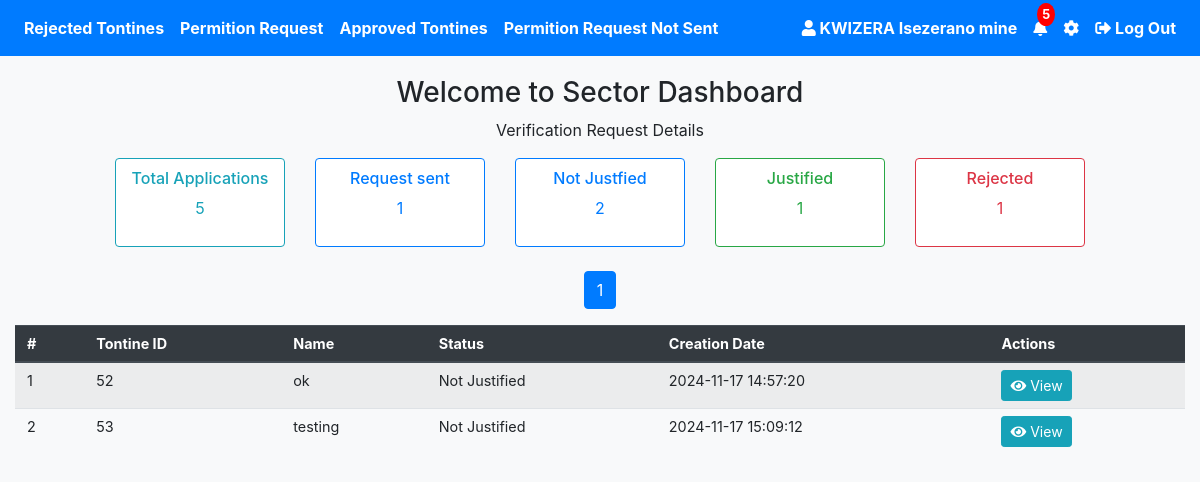
Before: /sector_dashboard_all.php (signed in) with the older database file.
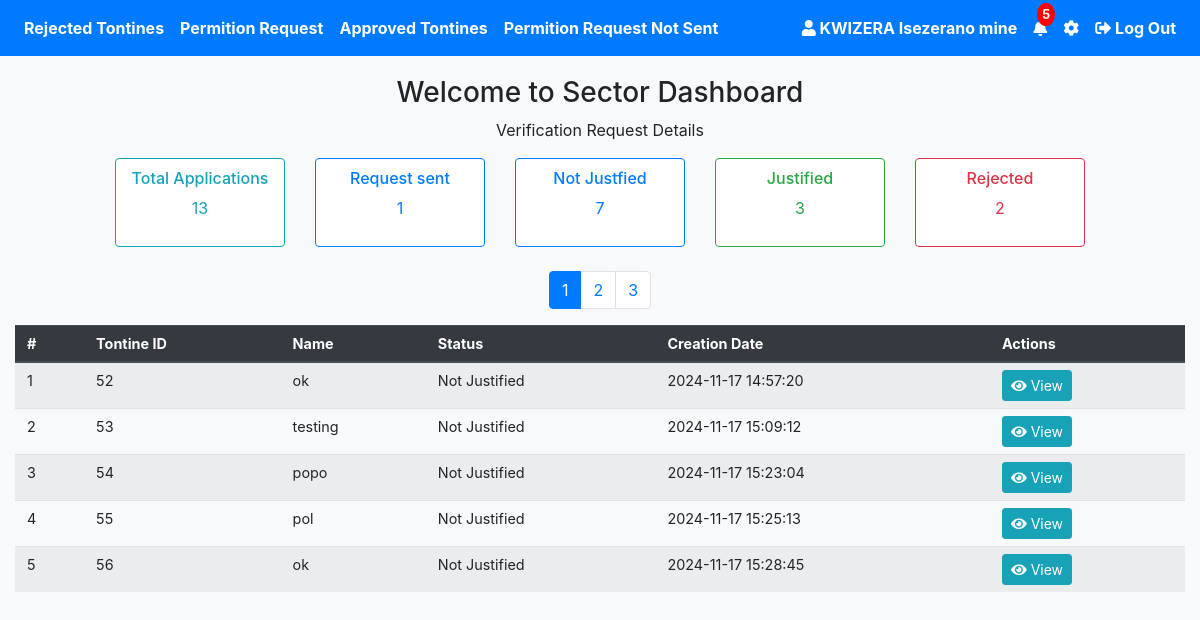
After: the same page with the newer database file.
### tables this page shows
CREATE TABLE `tontine` (
  `id` int(11) NOT NULL,
  `tontine_name` varchar(255) NOT NULL,
  `logo` varchar(255) DEFAULT NULL,
  `join_date` date NOT NULL,
  `province` varchar(100) NOT NULL,
  `district` varchar(100) NOT NULL,
  `sector` varchar(100) NOT NULL,
  `total_contributions` decimal(10,2) NOT NULL,
  `occurrence` enum('Daily','Weekly','Monthly') NOT NULL,
  `time` time DEFAULT NULL,
  `day` enum('Monday','Tuesday','Wednesday','Thursday','Friday','Saturday','Sunday') DEFAULT NULL,
  `date` date DEFAULT NULL,
  `created_at` timestamp NOT NULL DEFAULT current_timestamp(),
  `user_id` int(11) DEFAULT NULL,
  `role` varchar(30) NOT NULL,
  `purpose` varchar(255) NOT NULL,
  `rules` varchar(255) NOT NULL,
  `status` enum('Not Justified','Justification Request sent','Justified','Rejected') DEFAULT 'Not Justified',
  `reason` varchar(255) NOT NULL,
  `interest` decimal(10,2) NOT NULL DEFAULT 0.00,
  `payment_frequency` enum('Monthly','Weekly') NOT NULL,
  `frequent_payment_date` date DEFAULT NULL,
  `frequent_payment_day` enum('Monday','Tuesday','Wednesday','Thursday','Friday','Saturday','Sunday') DEFAULT NULL,
  `late_contribution_penalty` int(50) NOT NULL
);

### sector_dashboard_all.php (the view, shortened to what the changed rows need)
<?php
require 'config.php';
$error = "";
$results_per_page =5 ;
$page = isset($_GET['page']) ? (int)$_GET['page'] : 1;
$start_from = ($page - 1) * $results_per_page;
$search_query = isset($_POST['search_query']) ? '%' . htmlspecialchars($_POST['search_query']) . '%' : '%%';
try {
    $stmt = $pdo->prepare("
    SELECT *
    FROM tontine
    WHERE tontine_name LIKE :search_query AND status='Not Justified'
    LIMIT $start_from, $results_per_page
");
    $stmt->bindValue(':search_query', $search_query, PDO::PARAM_STR);
    $stmt->execute();
    $requests = $stmt->fetchAll(PDO::FETCH_ASSOC);
} catch (Exception $e) {
    $error = "Error fetching request details: " . $e->getMessage();
}
$statuses = ['Not Justified', 'Justification Request sent', 'Justified', 'Rejected'];
$status_counts = [];
foreach ($statuses as $status) {
    $stmt = $pdo->prepare("SELECT COUNT(*) FROM tontine WHERE status = :status");
    $stmt->bindParam(':status', $status, PDO::PARAM_STR);
    $stmt->execute();
    $status_counts[$status] = $stmt->fetchColumn();
}
$total_applications = array_sum($status_counts);
$stmt = $pdo->prepare("SELECT COUNT(*) FROM tontine WHERE tontine_name LIKE :search_query");
$stmt->bindValue(':search_query', $search_query, PDO::PARAM_STR);
$stmt->execute();
$total_requests = $stmt->fetchColumn();
$total_pages = ceil($total_requests / $results_per_page);
?>
<!DOCTYPE html>
<html lang="en">
<head>
    <link rel="stylesheet" href="https://stackpath.bootstrapcdn.com/bootstrap/4.5.2/css/bootstrap.min.css">
    <link rel="stylesheet" href="https://cdnjs.cloudflare.com/ajax/libs/font-awesome/5.15.4/css/all.min.css">
</head>
<body>
    <div class="container">
        <div class="row text-center mb-4 justify-content-center">
            <div class="col-md-2">
                <div class="card bg-outline-info text-info">
                    <div class="card-body">
                        <h6>Total Applications</h6>
                        <p><?php echo $total_applications; ?></p>
                    </div>
                </div>
            </div>
            <div class="col-md-2">
                <div class="card bg-outline-primary text-primary">
                    <div class="card-body">
                        <h6>Not Justfied </h6>
                        <p><?php echo $status_counts['Not Justified']; ?></p>
                    </div>
                </div>
            </div>
            <div class="col-md-2">
                <div class="card bg-outline-success text-success">
                    <div class="card-body">
                        <h6>Justified </h6>
                        <p><?php echo $status_counts['Justified']; ?></p>
                    </div>
                </div>
            </div>
            <div class="col-md-2">
                <div class="card bg-outline-danger text-danger">
                    <div class="card-body">
                        <h6>Rejected </h6>
                        <p><?php echo $status_counts['Rejected']; ?></p>
                    </div>
                </div>
            </div>
        </div>
        <?php if ($error): ?>
            <div class="alert alert-danger text-center"><?php echo htmlspecialchars($error); ?></div>
        <?php else: ?>
            <div class="table-responsive">
                    <nav>
        <ul class="pagination justify-content-center">
            <?php for ($i = 1; $i <= $total_pages; $i++): ?>
                <li class="page-item <?php echo $i === $page ? 'active' : ''; ?>">
                    <a class="page-link" href="?page=<?php echo $i; ?>&search_query=<?php echo isset($_GET['search_query']) ? htmlspecialchars($_GET['search_query']) : ''; ?>">
                        <?php echo $i; ?>
                    </a>
                </li>
            <?php endfor; ?>
        </ul>
    </nav>
            <table class="table table-striped table-hover">
    <thead class="thead-dark">
        <tr>
            <th>#</th>
            <th>Tontine ID</th>
            <th>Name</th>
            <th>Status</th>
            <th>Creation Date</th>
            <th>Actions</th>
        </tr>
    </thead>
    <tbody>
        <?php if (!empty($requests)) : ?>
            <?php foreach ($requests as $index => $request) : ?>
                <tr>
                    <td><?= $index + 1 + $start_from; ?></td>
                    <td><?= $request['id']; ?></td>
                    <td><?= htmlspecialchars($request['tontine_name']); ?></td>
                      <td><?= htmlspecialchars($request['status']); ?></td>
                    <td><?= htmlspecialchars($request['created_at']); ?></td>
                    <td>
                        <button class="btn btn-info btn-sm view-btn" data-id="<?= $request['id']; ?>">
                            <i class="fas fa-eye"></i> View
                        </button>
                    </td>
                </tr>
            <?php endforeach; ?>
        <?php else : ?>
            <tr>
                <td colspan="4" class="text-center text-muted">No requests found.</td>
            </tr>
        <?php endif; ?>
    </tbody>
</table>
            </div>
        <?php endif; ?>
    </div>
</body>
</html>

Changed rows visible on the page:
added tontine: start_from "3", id "54", tontine_name "popo", status "Not Justified", created_at "2024-11-17 15:23:04"
added tontine: start_from "4", id "55", tontine_name "pol", status "Not Justified", created_at "2024-11-17 15:25:13"
added tontine: start_from "5", id "56", tontine_name "ok", status "Not Justified", created_at "2024-11-17 15:28:45"
Other visible differences:
$total_applications: "5" → "13"
$status_counts['Not Justified']: "2" → "7"
$status_counts['Justified']: "1" → "3"
$status_counts['Rejected']: "1" → "2"
new list line: "2"
new list line: "3"
